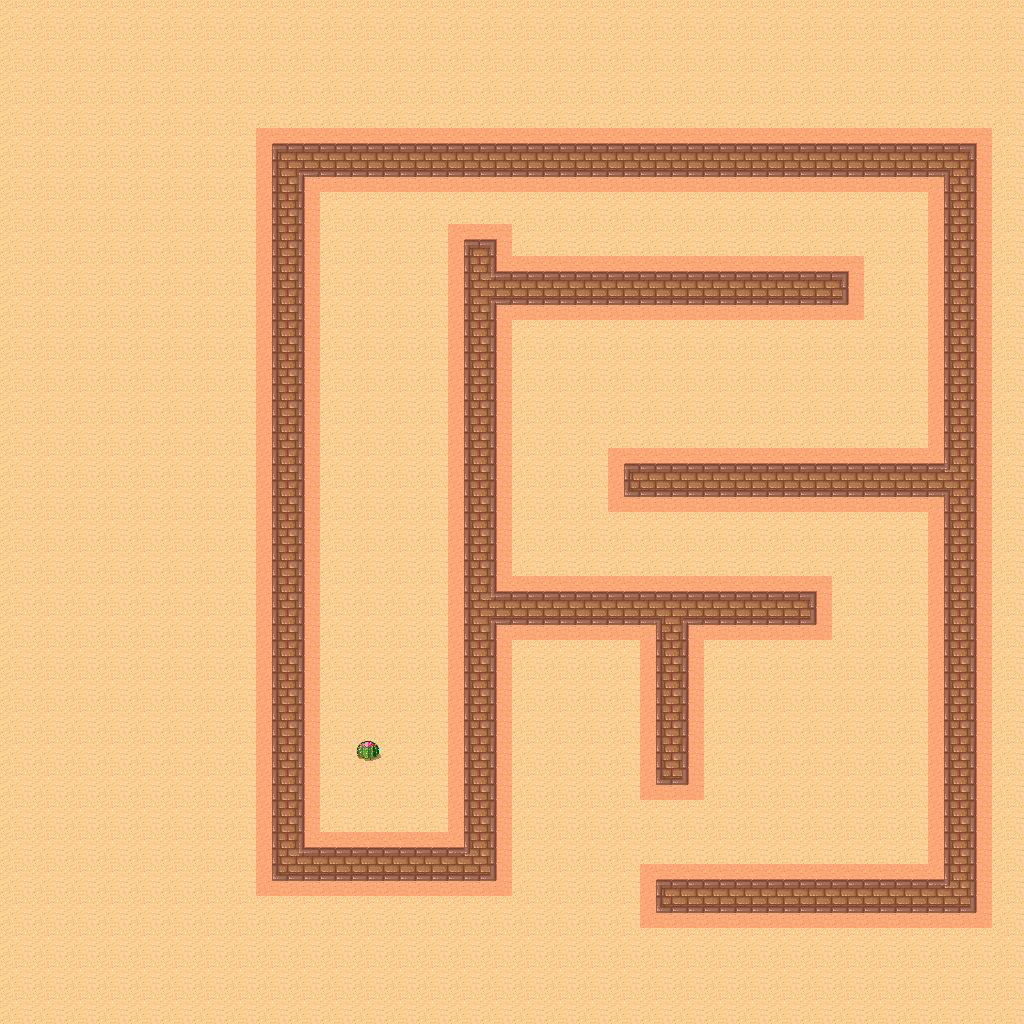

Below is a game level as drawn by its tile map, then a one-line description and the .tmx that defines it (tile-layer data replaced by summaries):
An orthogonal 32x32 tile map with 32x32 px tiles, 2 tile layers (Floor, Walls), 2 tilesets.

<map version="1.0" orientation="orthogonal" width="32" height="32" tilewidth="32" tileheight="32">
 <tileset firstgid="1" name="Transparents" tilewidth="32" tileheight="32">
  <image source="tile_markers.png" width="96" height="32" />
  <tile id="2">
   <properties>
    <property name="IsWall" value="Yes" />
   </properties>
  </tile>
 </tileset>
 <tileset firstgid="4" name="Desert Tiles" tilewidth="32" tileheight="32" spacing="1" margin="1">
  <image source="tmw_desert_spacing.png" width="265" height="199" />
 </tileset>
 <layer name="Floor" width="32" height="32">
  <data>[1024 cells, 1024 non-empty, 14 distinct tile ids]</data>
 </layer>
 <layer name="Walls" width="32" height="32">
  <data>[1024 cells, 276 non-empty, 1 distinct tile ids]</data>
 </layer>
</map>
